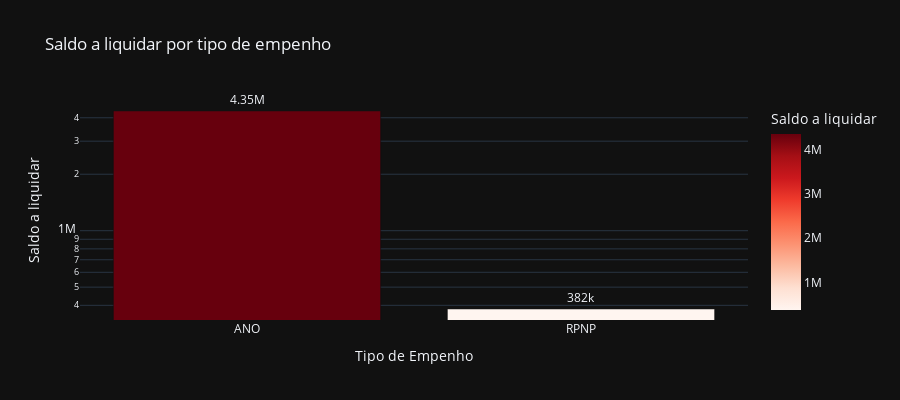

The cell this chart's notebook holds for it:
### Code cell
# Saldo a liquidar por tipo de Empenho
cols = ['TIPO', 'A_LIQUIDAR']

df_aux = df.loc[:, cols].groupby('TIPO').sum().sort_values(by= 'A_LIQUIDAR', ascending=False).reset_index()
df_aux = df_aux[df_aux['A_LIQUIDAR'] > 0]
fig = px.bar(df_aux, 
             x='TIPO', 
             y='A_LIQUIDAR',
             title='Saldo a liquidar por tipo de empenho',
             labels={'TIPO':'Tipo de Empenho', 'A_LIQUIDAR':'Saldo a liquidar'},
             text_auto='.3s',
             height=400,
             log_y=True,
             color='A_LIQUIDAR',
             color_continuous_scale = 'reds',
             template='plotly_dark')
fig.update_traces(textposition = 'outside', cliponaxis = False, hovertemplate=None)
fig.update_layout(hovermode="x unified")

fig.show()

### Figure 1 — Plotly figure (JSON) as saved in the notebook; plotly's stock layout.template omitted (floating-point values rounded to 4 significant figures)
{"data": [{"alignmentgroup": "True", "cliponaxis": false, "legendgroup": "", "marker": {"color": [4347000.0, 382400.0], "coloraxis": "coloraxis", "pattern": {"shape": ""}}, "name": "", "offsetgroup": "", "orientation": "v", "showlegend": false, "textposition": "outside", "texttemplate": "%{y:.3s}", "type": "bar", "x": ["ANO", "RPNP"], "xaxis": "x", "y": [4347000.0, 382400.0], "yaxis": "y"}], "layout": {"barmode": "relative", "coloraxis": {"colorbar": {"title": {"text": "Saldo a liquidar"}}, "colorscale": [[0, "rgb(255,245,240)"], [0.125, "rgb(254,224,210)"], [0.25, "rgb(252,187,161)"], [0.375, "rgb(252,146,114)"], [0.5, "rgb(251,106,74)"], [0.625, "rgb(239,59,44)"], [0.75, "rgb(203,24,29)"], [0.875, "rgb(165,15,21)"], [1, "rgb(103,0,13)"]]}, "height": 400, "hovermode": "x unified", "legend": {"tracegroupgap": 0}, "title": {"text": "Saldo a liquidar por tipo de empenho"}, "xaxis": {"anchor": "y", "domain": [0, 1], "title": {"text": "Tipo de Empenho"}}, "yaxis": {"anchor": "x", "domain": [0, 1], "title": {"text": "Saldo a liquidar"}, "type": "log"}}}
